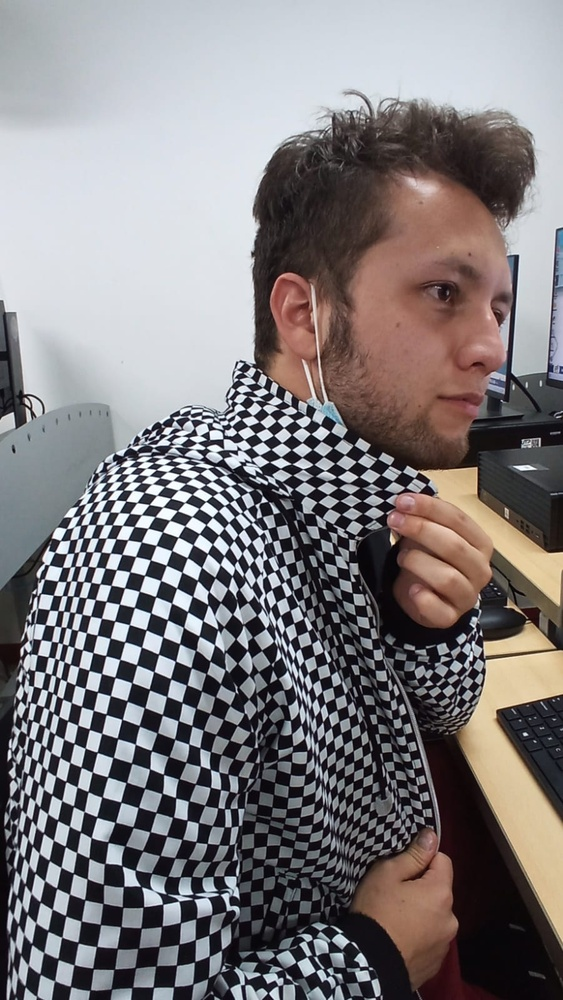
#> input picture Filters/elpepe.jpg, 563 x 1000 px, shrunk from 901 x 1600 before the run
$ python laplacianstuf.py
#> lines starting #> are read from the running program, lines starting #| are printed output that depends on the picture
#> further down, RGB is the input picture: shape (1000, 563, 3); mean R, G, B 128.1, 123.9, 125.8
### Filters/ipFunctions.py
import matplotlib.pyplot as plt
import matplotlib as mpl
import numpy as np
import statistics as stat
import matplotlib.image as mpimg

def imsave(name,I):
    mpimg.imsave(name+'.jpeg',I)

def imsplit(rgb):
    r=rgb[:,:,0]
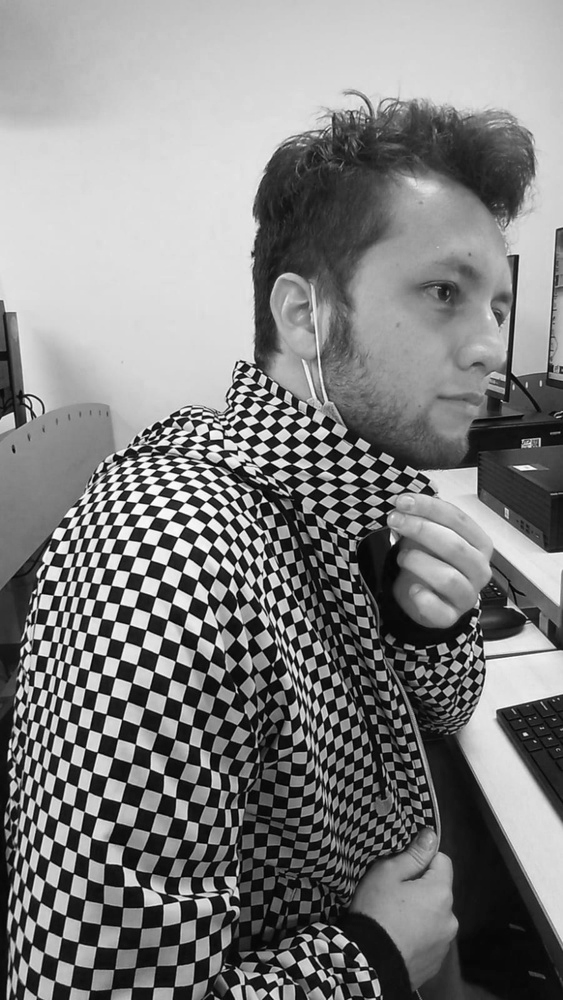
#> r: shape (1000, 563); min 0, max 255, mean 128.1
    g=rgb[:,:,1]
    b=rgb[:,:,2]
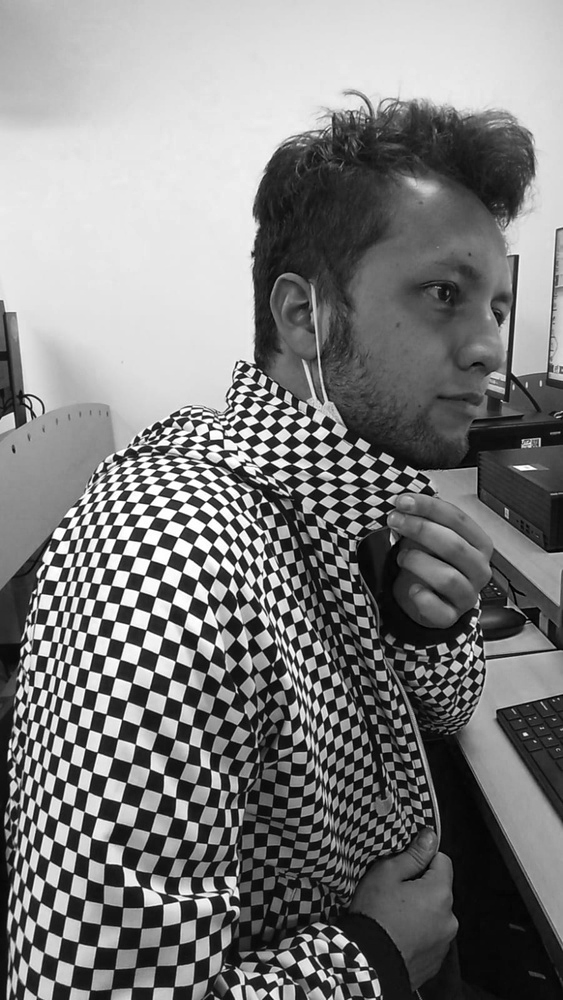
#> b: shape (1000, 563); min 0, max 255, mean 125.8
    return r,g,b

# [61 lines left out: functions imhist, imadjust, stretchlim, histeq, not called in this run]

def rgb2gray(I):
    r,g,b=imsplit(I)
    return np.uint8(0.299*np.double(r)+0.587*np.double(g)+0.114*np.double(b))

# [69 lines left out: functions makeMask, graythresh, imnoise, non_overflowing_sum, not called in this run]

def bits8(I):
    I[np.where(I>255)] = 255
    I[np.where(I<0)] = 0
    return np.uint8(I)

# [11 lines left out: functions immse, psnr, not called in this run]

def imundersize(I,step):
#> called with step = 1
    F,C = I.shape
#> F = 1000; C = 563
    return I[0:F:step,0:C:step]

def imfilter(I,K):
    I = np.copy(I)
    n, m = K.shape
    n = int(n)
    m = int(m)

    iniF=int((n+1)//2)
    iniC=int((m+1)//2)
    finF=iniF - 1
    finC=iniC - 1

    Ipad=np.pad(I,(finF,finC),'edge')
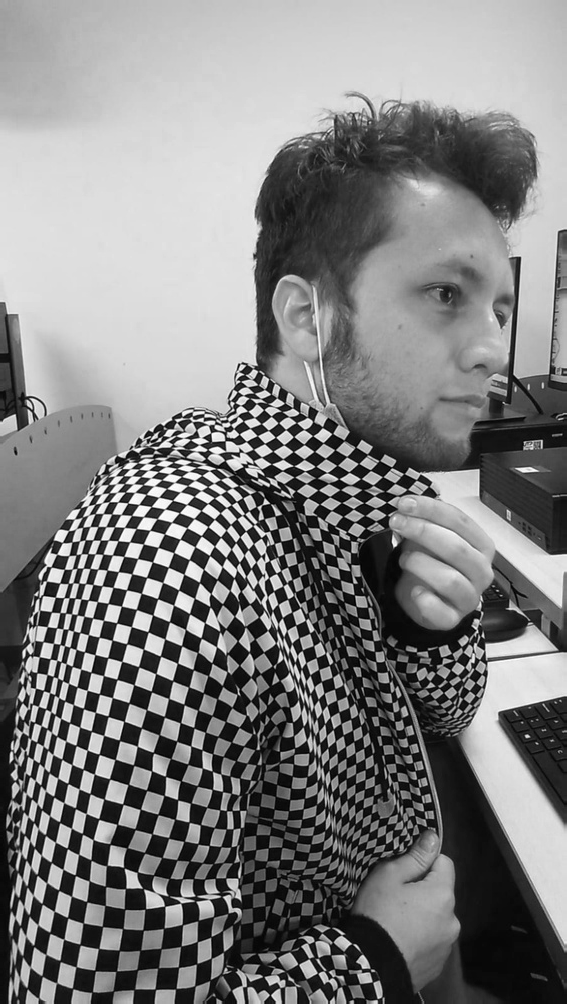
#> Ipad: shape (1004, 567); min 0, max 255, mean 128

    F, C = Ipad.shape
#> F = 1004; C = 567
    T=np.zeros([F,C])

    for i in range(iniF,F-finF):
        for j in range(iniC,C-finC):
            V = Ipad[i-finF-1:i+finF,j-finC-1:j+finC]
            T[i,j] = np.sum(np.double(V)*np.array(K))
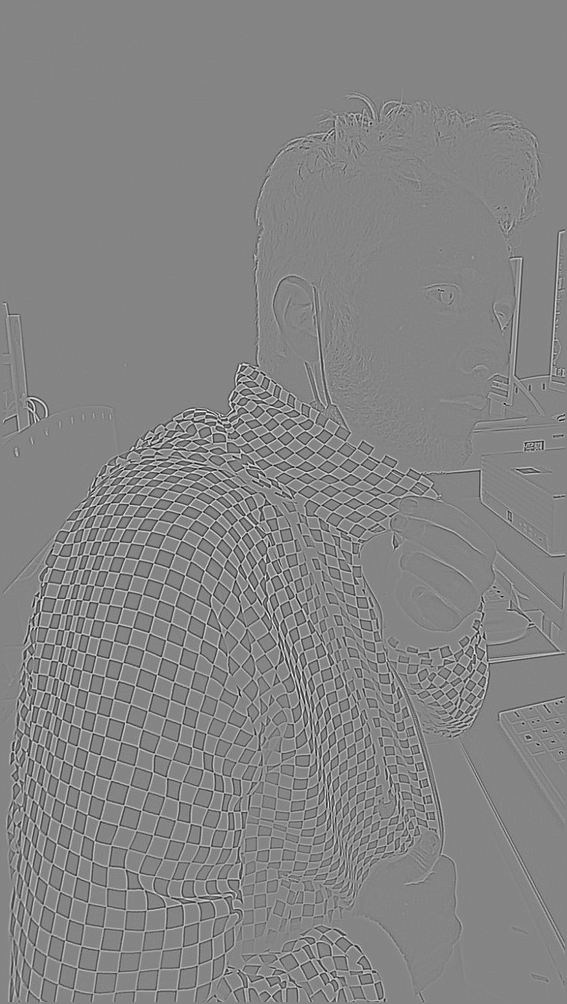
#> T: shape (1004, 567) float64; min -524, max 481.3, mean 0; drawn with min black and max white
    T = bits8(T)
#> in bits8, `I[np.where(I>255)] = 255`:
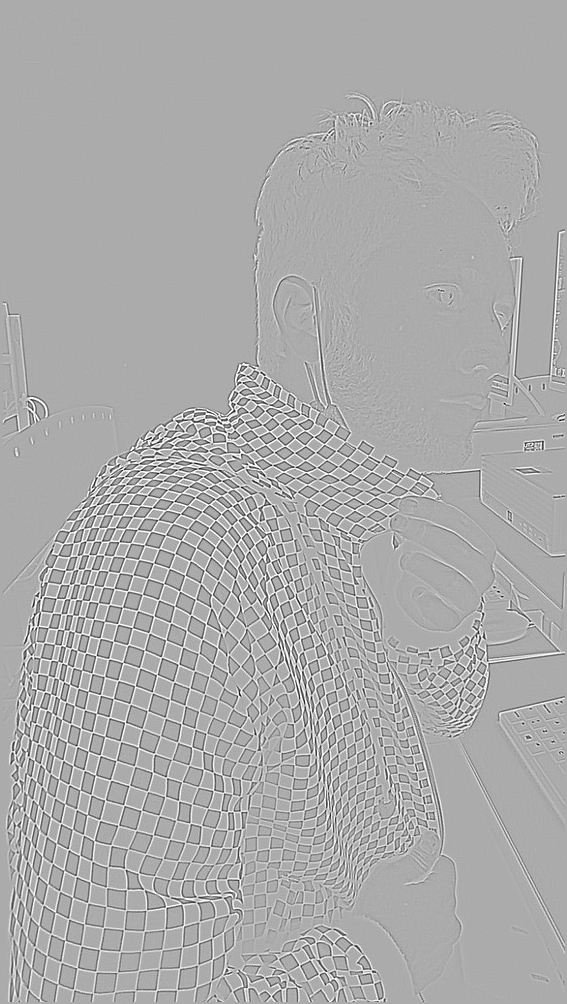
#> I: shape (1004, 567) float64; min -524, max 255, mean -0.2; drawn with min black and max white
#> in bits8, `I[np.where(I<0)] = 0`:
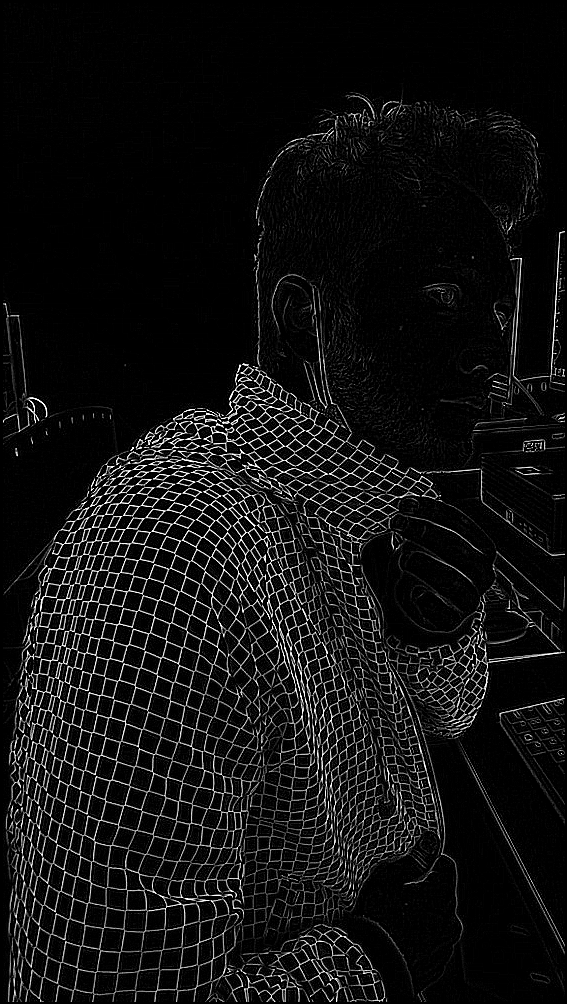
#> I: shape (1004, 567) float64; min 0, max 255, mean 18.3
    T = T[iniF:F-finF,iniC:C-finC]
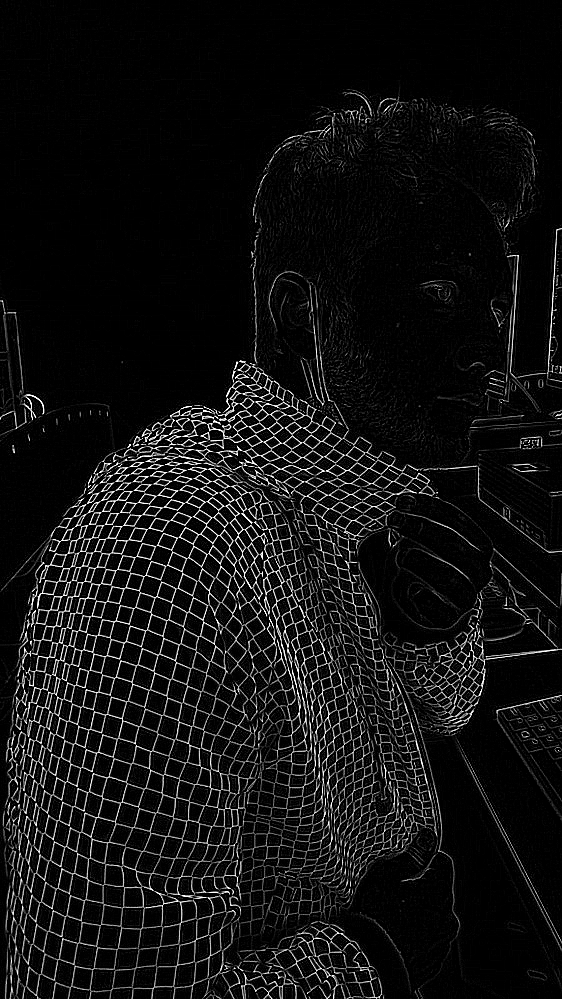
#> T: shape (999, 562); min 0, max 255, mean 18.4
    return T

def fspecial(type,size=3,S=0.5,alpha=0.2): #Creador del Kernel
    if type.lower() == 'average':
        return np.ones([size,size])/size**2

    # [11 lines of commented-out code are left out]

    if type.lower() == 'gaussian':
        ini=int((size-1)/2)
        terminos=ini*2+1
        mes=np.linspace(-ini,ini,terminos)
        X,Y=np.meshgrid(mes,mes)
        G=(1/(2*np.pi*S**2))*np.e**(-(X**2+Y**2)/(2*S**2))
        return G/np.sum(G[:])

    if type.lower() == 'log':
        shape = (size-1)//2

        a = np.arange(-shape,shape+1)
        b = np.arange(-shape,shape+1)

        X,Y = np.meshgrid(a,b)
        G=1/(2*np.pi*S**2)*np.exp(-(X**2+Y**2)/(2*S**2))
        ks=np.sum(G)
        Termin_z=X**2 + Y**2 -2*S**2
        e=np.exp(-(X**2+Y**2)/(2*S**2))
        f=1/(2*np.pi*S**6*ks)
        Z=f*(Termin_z)*e
        my_K=Z-np.sum(Z)/size**2
        print(my_K.shape)
        print(np.sum(my_K))
        return my_K

    if type.lower() == 'laplacian':
        K = 4 / (alpha + 1) * np.array([[alpha/4,(1-alpha)/4,alpha/4],[(1-alpha)/4,-1,(1-alpha)/4],[alpha/4,(1-alpha)/4,alpha/4]])
        return K

    if type.lower() == 'prewitt':
        K = np.array([[1,1,1],[0,0,0],[-1,-1,-1]])
        return K

    if type.lower() == 'sobel':
        K = np.array([[1,2,1],[0,0,0],[-1,-2,-1]])
        return K

# [117 lines left out: functions medfilt2, modefilt, ordfilt2, stdfilt, entropyfilt, not called in this run]

def gaussfilt(cosas):
    print(cosas)

# [63 lines left out: functions im2bw, otsuthresh, imbinarize, adaptthresh, not called in this run]

### Filters/laplacianstuf.py
import matplotlib.pyplot as plt
from ipFunctions import *

RGB = plt.imread('elpepe.jpg')
r, g, b = imsplit(RGB)

r = imundersize(r,1)

# [10 lines of commented-out code are left out]

K = fspecial('log',size=5,S=0.5)
# K = np.transpose(K)
print('Kernel:',K)
Ifl = imfilter(r,K)

plt.figure()
plt.set_cmap('gray')
plt.imshow(Ifl)

# imsave('recibo-filtrado',Ifl)

plt.show()

$ run again, with Filters/cartagena.jpg copied over Filters/elpepe.jpg
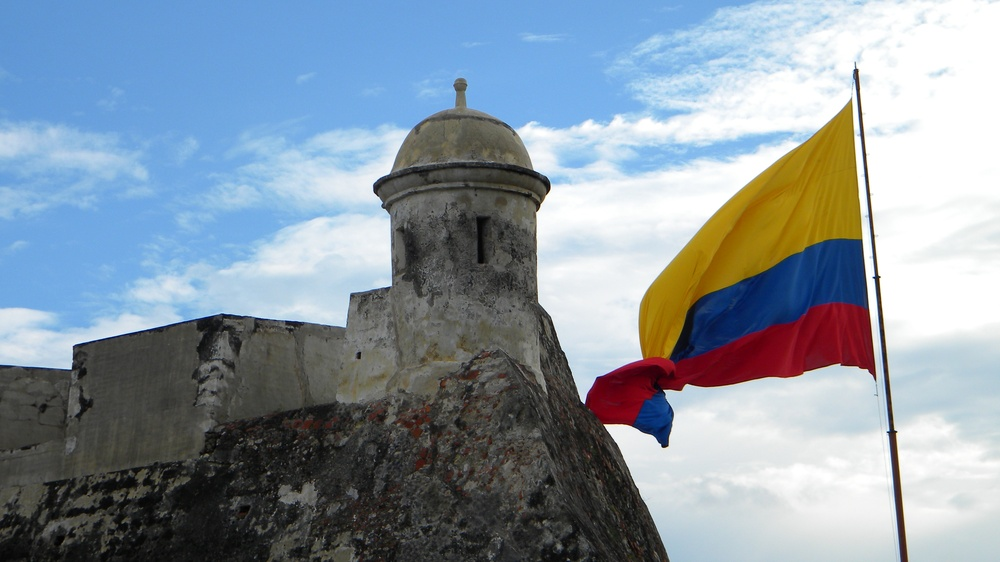
#> input picture Filters/cartagena.jpg, 1000 x 562 px, shrunk from 3584 x 2016 before the run
#> RGB is the input picture: shape (562, 1000, 3); mean R, G, B 137.4, 150.4, 161.9
#> after the loop in imfilter, `for i in range(iniF,F-finF):`:
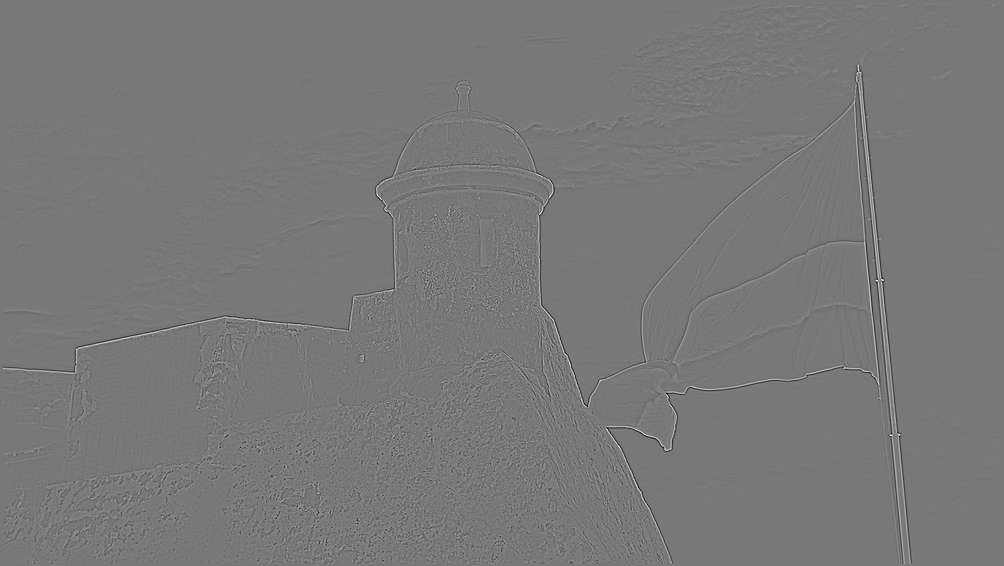
#> T: shape (566, 1004) float64; min -493.4, max 548.2, mean 0; drawn with min black and max white
#> in bits8, `I[np.where(I<0)] = 0`:
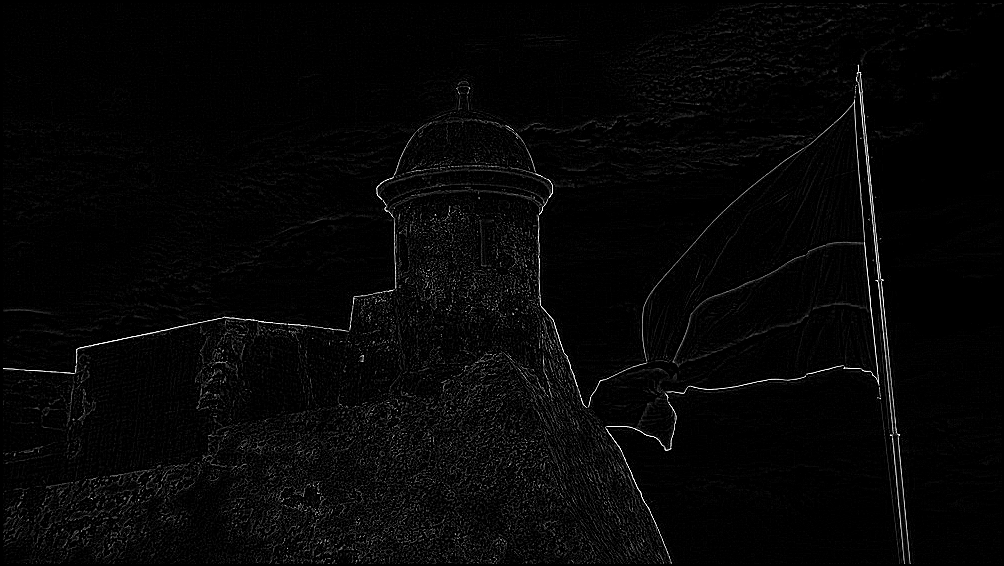
#> I: shape (566, 1004) float64; min 0, max 255, mean 6.4

$ run again, with Filters/chess.jpg copied over Filters/elpepe.jpg
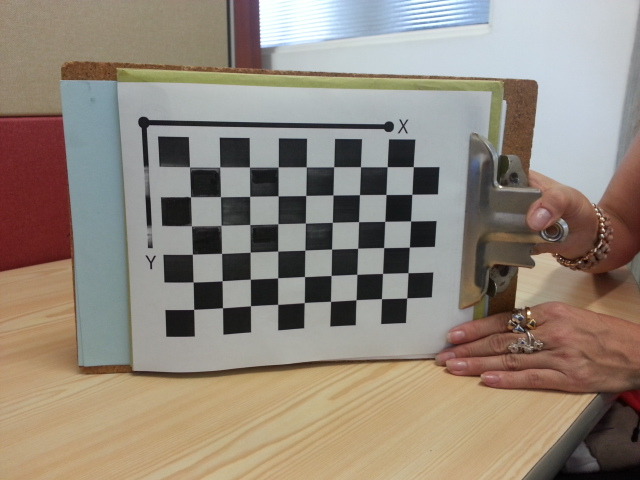
#> input picture Filters/chess.jpg, 640 x 480 px
#> RGB is the input picture: shape (480, 640, 3); mean R, G, B 146.3, 135.6, 123.6
#> after the loop in imfilter, `for i in range(iniF,F-finF):`:
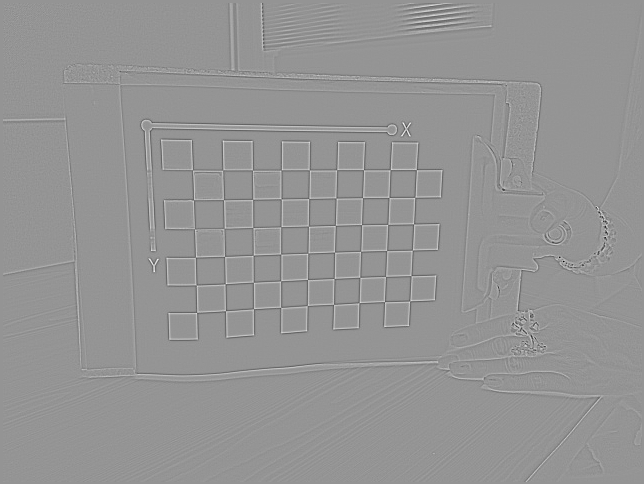
#> T: shape (484, 644) float64; min -615, max 438.1, mean 0; drawn with min black and max white
#> in imfilter, `T = T[iniF:F-finF,iniC:C-finC]`:
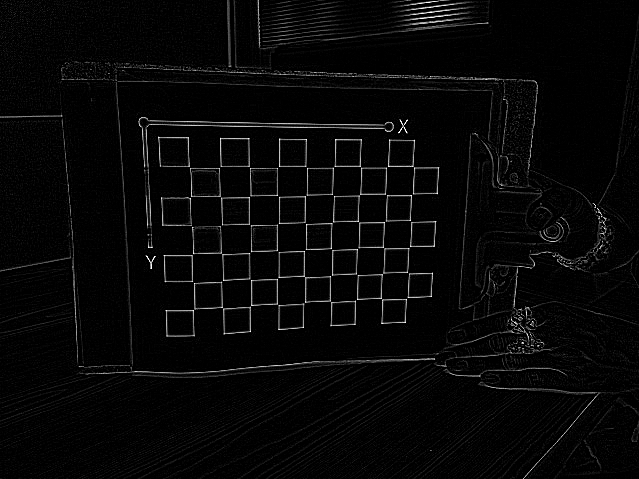
#> T: shape (479, 639); min 0, max 255, mean 7.5

$ run again, with Filters/recibo.jpg copied over Filters/elpepe.jpg
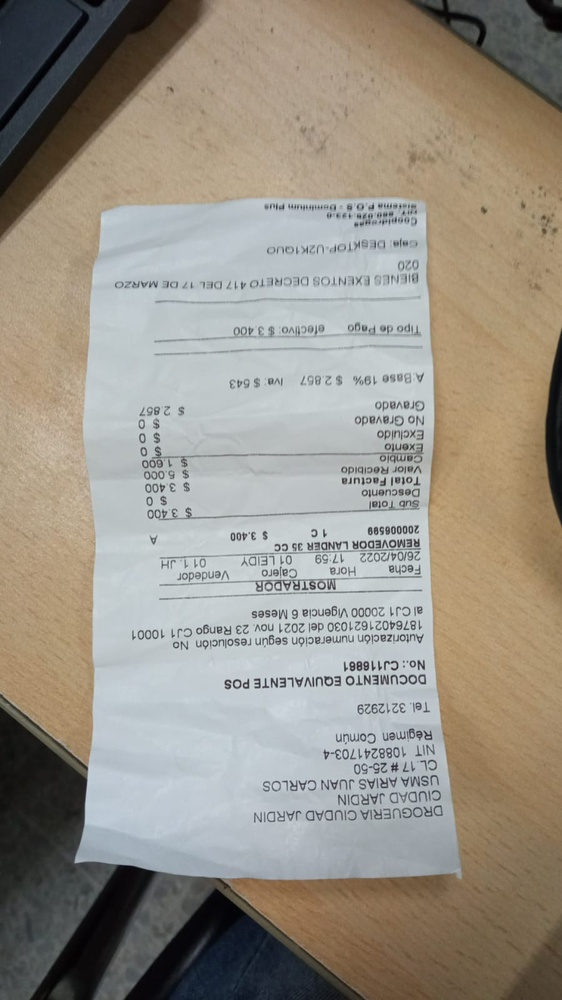
#> input picture Filters/recibo.jpg, 562 x 1000 px, shrunk from 899 x 1599 before the run
#> RGB is the input picture: shape (1000, 562, 3); mean R, G, B 152, 145.8, 134.9
#> in imfilter, `T = T[iniF:F-finF,iniC:C-finC]`:
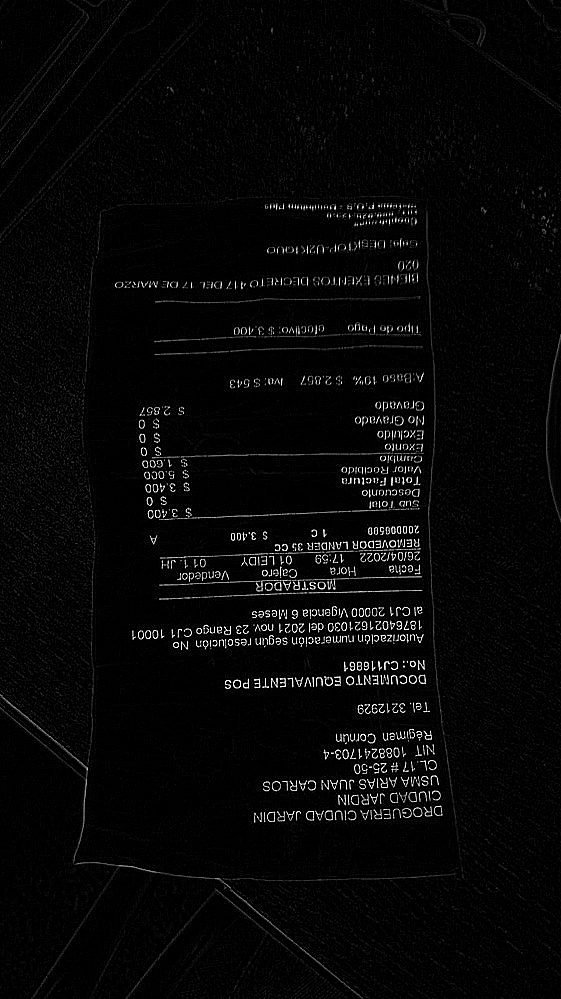
#> T: shape (999, 561); min 0, max 255, mean 7.4
